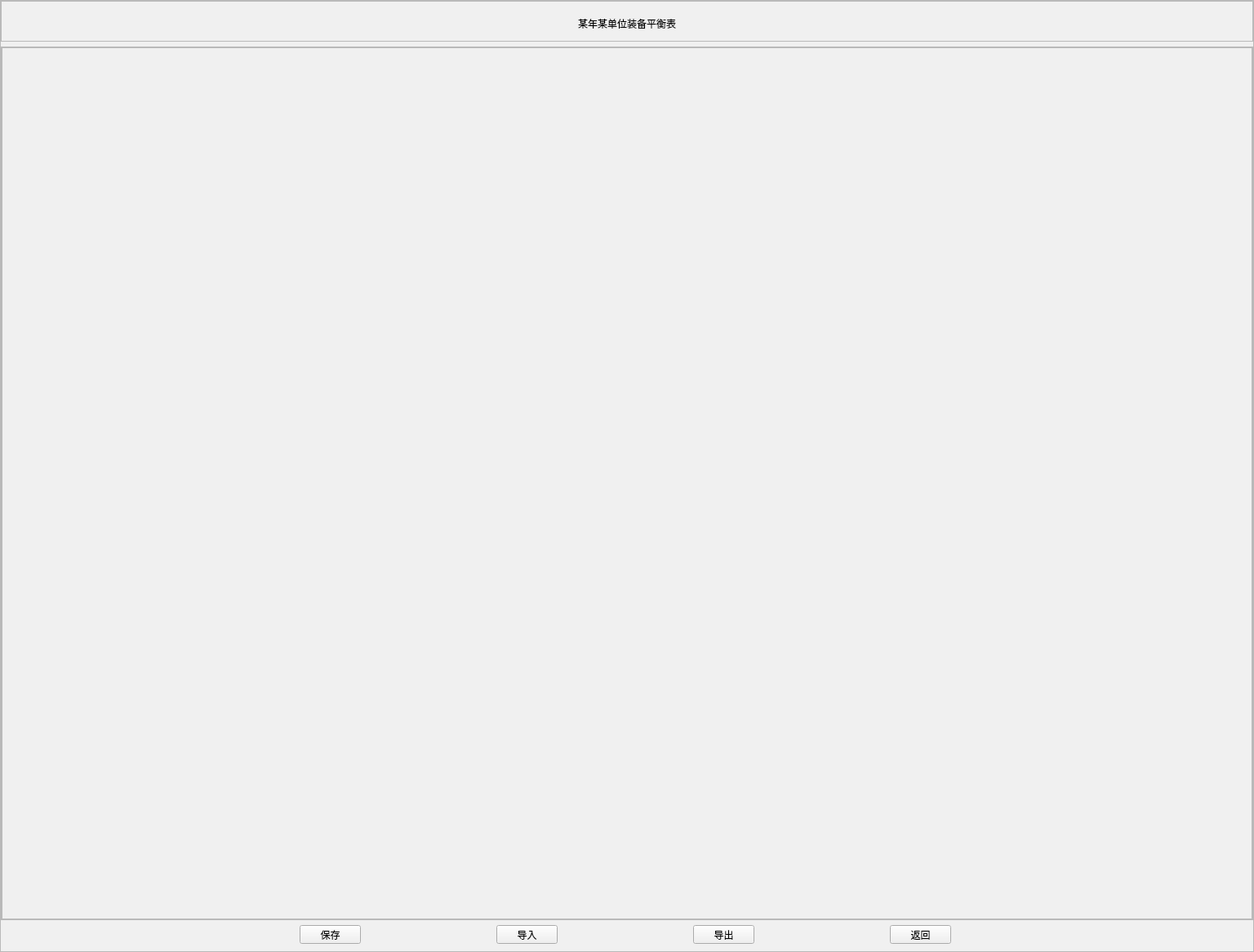
<?xml version="1.0" encoding="UTF-8"?>
<ui version="4.0">
 <class>Form</class>
 <widget class="QWidget" name="Form">
  <property name="geometry">
   <rect>
    <x>0</x>
    <y>0</y>
    <width>1536</width>
    <height>1166</height>
   </rect>
  </property>
  <property name="windowTitle">
   <string>Form</string>
  </property>
  <property name="windowOpacity">
   <double>1.000000000000000</double>
  </property>
  <property name="styleSheet">
   <string notr="true">QWidget {background-color:rgb(240, 240, 240)}</string>
  </property>
  <layout class="QVBoxLayout" name="verticalLayout_3">
   <property name="spacing">
    <number>0</number>
   </property>
   <property name="leftMargin">
    <number>0</number>
   </property>
   <property name="topMargin">
    <number>0</number>
   </property>
   <property name="rightMargin">
    <number>0</number>
   </property>
   <property name="bottomMargin">
    <number>0</number>
   </property>
   <item>
    <widget class="QFrame" name="frame">
     <property name="frameShape">
      <enum>QFrame::StyledPanel</enum>
     </property>
     <property name="frameShadow">
      <enum>QFrame::Raised</enum>
     </property>
     <layout class="QGridLayout" name="gridLayout">
      <property name="leftMargin">
       <number>0</number>
      </property>
      <property name="topMargin">
       <number>0</number>
      </property>
      <property name="rightMargin">
       <number>0</number>
      </property>
      <property name="horizontalSpacing">
       <number>0</number>
      </property>
      <item row="2" column="0">
       <layout class="QHBoxLayout" name="horizontalLayout" stretch="0,0,0,0,0,0">
        <property name="spacing">
         <number>0</number>
        </property>
        <property name="bottomMargin">
         <number>0</number>
        </property>
        <item>
         <spacer name="horizontalSpacer_2">
          <property name="orientation">
           <enum>Qt::Horizontal</enum>
          </property>
          <property name="sizeType">
           <enum>QSizePolicy::Fixed</enum>
          </property>
          <property name="sizeHint" stdset="0">
           <size>
            <width>200</width>
            <height>20</height>
           </size>
          </property>
         </spacer>
        </item>
        <item>
         <widget class="QPushButton" name="pb_save">
          <property name="maximumSize">
           <size>
            <width>75</width>
            <height>23</height>
           </size>
          </property>
          <property name="text">
           <string>保存</string>
          </property>
         </widget>
        </item>
        <item>
         <widget class="QPushButton" name="pb_input">
          <property name="maximumSize">
           <size>
            <width>75</width>
            <height>23</height>
           </size>
          </property>
          <property name="text">
           <string>导入</string>
          </property>
         </widget>
        </item>
        <item>
         <widget class="QPushButton" name="pb_output">
          <property name="maximumSize">
           <size>
            <width>75</width>
            <height>23</height>
           </size>
          </property>
          <property name="text">
           <string>导出</string>
          </property>
         </widget>
        </item>
        <item>
         <widget class="QPushButton" name="pb_back">
          <property name="maximumSize">
           <size>
            <width>75</width>
            <height>23</height>
           </size>
          </property>
          <property name="text">
           <string>返回</string>
          </property>
         </widget>
        </item>
        <item>
         <spacer name="horizontalSpacer_3">
          <property name="orientation">
           <enum>Qt::Horizontal</enum>
          </property>
          <property name="sizeType">
           <enum>QSizePolicy::Fixed</enum>
          </property>
          <property name="sizeHint" stdset="0">
           <size>
            <width>200</width>
            <height>20</height>
           </size>
          </property>
         </spacer>
        </item>
       </layout>
      </item>
      <item row="1" column="0">
       <widget class="QScrollArea" name="scrollArea">
        <property name="sizePolicy">
         <sizepolicy hsizetype="Expanding" vsizetype="Expanding">
          <horstretch>2</horstretch>
          <verstretch>0</verstretch>
         </sizepolicy>
        </property>
        <property name="widgetResizable">
         <bool>true</bool>
        </property>
        <widget class="QWidget" name="scrollAreaWidgetContents">
         <property name="enabled">
          <bool>true</bool>
         </property>
         <property name="geometry">
          <rect>
           <x>0</x>
           <y>0</y>
           <width>1532</width>
           <height>1062</height>
          </rect>
         </property>
         <property name="minimumSize">
          <size>
           <width>0</width>
           <height>0</height>
          </size>
         </property>
         <property name="focusPolicy">
          <enum>Qt::ClickFocus</enum>
         </property>
         <layout class="QHBoxLayout" name="horizontalLayout_9">
          <property name="spacing">
           <number>0</number>
          </property>
          <property name="leftMargin">
           <number>0</number>
          </property>
          <property name="topMargin">
           <number>0</number>
          </property>
          <property name="rightMargin">
           <number>0</number>
          </property>
          <property name="bottomMargin">
           <number>0</number>
          </property>
          <item>
           <widget class="QTableWidget" name="tw_result">
            <attribute name="horizontalHeaderVisible">
             <bool>false</bool>
            </attribute>
            <attribute name="horizontalHeaderCascadingSectionResizes">
             <bool>false</bool>
            </attribute>
            <attribute name="horizontalHeaderDefaultSectionSize">
             <number>120</number>
            </attribute>
            <attribute name="horizontalHeaderShowSortIndicator" stdset="0">
             <bool>false</bool>
            </attribute>
            <column>
             <property name="text">
              <string>批次号</string>
             </property>
            </column>
            <column>
             <property name="text">
              <string>数量</string>
             </property>
             <property name="font">
              <font>
               <kerning>true</kerning>
              </font>
             </property>
            </column>
            <column>
             <property name="text">
              <string>出厂年份</string>
             </property>
            </column>
            <column>
             <property name="text">
              <string>生产厂家</string>
             </property>
            </column>
            <column>
             <property name="text">
              <string>装备状态</string>
             </property>
            </column>
            <column>
             <property name="text">
              <string>是否到位</string>
             </property>
            </column>
            <column>
             <property name="text">
              <string>文件凭证</string>
             </property>
            </column>
            <column>
             <property name="text">
              <string>备注</string>
             </property>
            </column>
           </widget>
          </item>
         </layout>
        </widget>
       </widget>
      </item>
      <item row="0" column="0">
       <widget class="QTextBrowser" name="textBrowser">
        <property name="maximumSize">
         <size>
          <width>16777215</width>
          <height>50</height>
         </size>
        </property>
        <property name="html">
         <string>&lt;!DOCTYPE HTML PUBLIC &quot;-//W3C//DTD HTML 4.0//EN&quot; &quot;http://www.w3.org/TR/REC-html40/strict.dtd&quot;&gt;
&lt;html&gt;&lt;head&gt;&lt;meta name=&quot;qrichtext&quot; content=&quot;1&quot; /&gt;&lt;style type=&quot;text/css&quot;&gt;
p, li { white-space: pre-wrap; }
&lt;/style&gt;&lt;/head&gt;&lt;body style=&quot; font-family:'SimSun'; font-size:9.07563pt; font-weight:400; font-style:normal;&quot;&gt;
&lt;p align=&quot;center&quot; style=&quot;-qt-paragraph-type:empty; margin-top:0px; margin-bottom:0px; margin-left:0px; margin-right:0px; -qt-block-indent:0; text-indent:0px; font-size:9pt;&quot;&gt;&lt;br /&gt;&lt;/p&gt;
&lt;p align=&quot;center&quot; style=&quot; margin-top:0px; margin-bottom:0px; margin-left:0px; margin-right:0px; -qt-block-indent:0; text-indent:0px;&quot;&gt;&lt;span style=&quot; font-size:9.07563pt;&quot;&gt;某年某单位装备平衡表&lt;/span&gt;&lt;/p&gt;&lt;/body&gt;&lt;/html&gt;</string>
        </property>
       </widget>
      </item>
     </layout>
    </widget>
   </item>
  </layout>
 </widget>
 <resources/>
 <connections/>
</ui>
